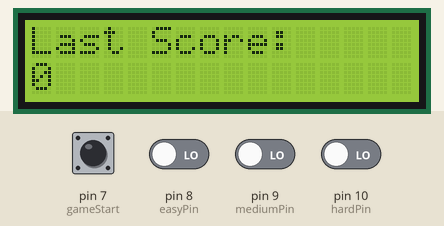
Bench run of a sketch on a simulated Arduino Mega 2560, built with avr-gcc and run on an emulated ATmega2560. Parts: 16×2 character LCD. The inputs (shaded band) are chosen by the test bench; at power-on: pin 7 (gameStart), pin 8 (easyPin), pin 9 (mediumPin), pin 10 (hardPin) LOW.

Above: at 1.2 s.
1.3 s: pin 7 (gameStart) pulled HIGH for 1.2 s
At 2.29 s:
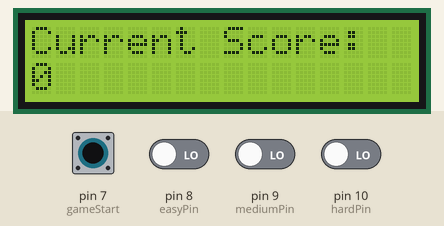
Timing chart, 0 to 4.3 s (numbered marks = the images above; inputs shaded):
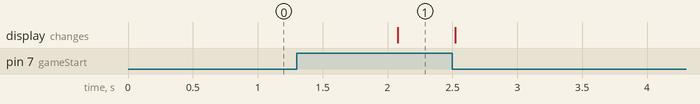

Measured:
- after the input at 1.3 s, the display: changes after 0.78 s (image 1)

The sketch:

arduino-game-display.ino
```cpp
// include the library code:
#include <LiquidCrystal.h>

// Creates an LCD object. Parameters: (rs, enable, d4, d5, d6, d7)
LiquidCrystal lcd(12, 11, 5, 4, 3, 2);

int totalScore = 0;
int lasttotalScore = 0;
int easyPin = 8;
int mediumPin = 9;
int hardPin = 10;
int gameStart = 7;

int easyScored = 0;
int mediumScored = 0;
int hardScored = 0;
int gameStarted = 0;

void setup()
{
  // set up the LCD's number of columns and rows:
  lcd.begin(16, 2);
  // Clears the LCD screen
  lcd.clear();

  pinMode(easyPin,INPUT);
  pinMode(mediumPin,INPUT);
  pinMode(hardPin,INPUT);
  pinMode(gameStart,INPUT);
}

void loop()
{
  easyScored = digitalRead(easyPin);
  mediumScored = digitalRead(mediumPin);
  hardScored = digitalRead(hardPin);
  gameStarted = digitalRead(gameStart);

  if (gameStarted) {
     lcd.clear();
     lcd.setCursor(0,0);
     lcd.print("Current Score:");
     lcd.setCursor(0,1);
     lcd.print(lasttotalScore);
  }

  if (gameStarted) {
    delay(40);
     if (easyScored) {
        totalScore += 15;
     }
     else if (mediumScored) {
      totalScore += 63;
     }
     else if (hardScored) {
       totalScore += 255;
     }
     else {
        totalScore += 0;
     }
     lasttotalScore = totalScore;

  }
  else {
     totalScore = 0;
     lcd.clear();
     lcd.setCursor(0,0);
     lcd.print("Last Score:");
     lcd.setCursor(0,1);
     lcd.print(lasttotalScore);
     delay(1000);
  }
}
```
